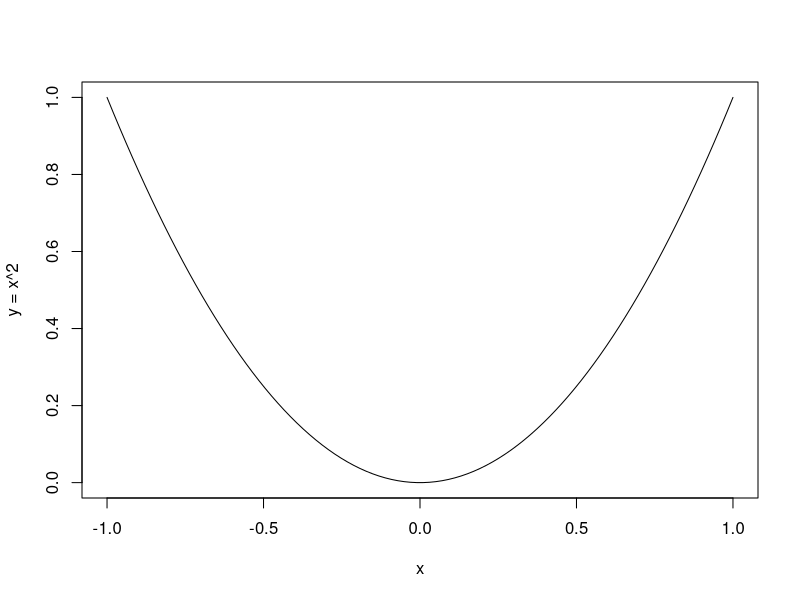

Reproduce this figure in R.
## ---- chunk 1
x = seq(-1, 1, length.out = 100)
y = x^2
cor(x, y)
plot(x, y, type = "l", xlab = "x", ylab = "y = x^2")
